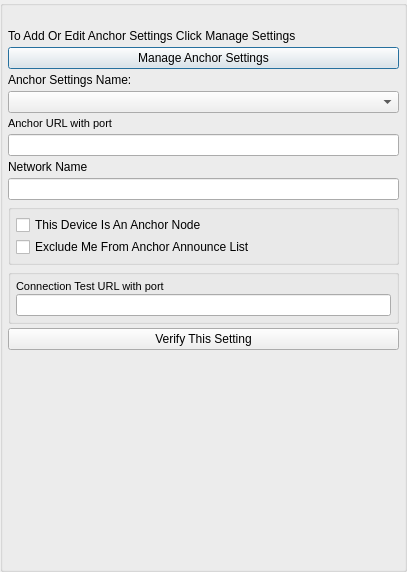
<?xml version="1.0" encoding="UTF-8"?>
<ui version="4.0">
 <class>AnchorSettingsDlg</class>
 <widget class="QDialog" name="AnchorSettingsDlg">
  <property name="geometry">
   <rect>
    <x>0</x>
    <y>0</y>
    <width>407</width>
    <height>572</height>
   </rect>
  </property>
  <property name="windowTitle">
   <string>Network Settings</string>
  </property>
  <layout class="QVBoxLayout" name="verticalLayout">
   <property name="spacing">
    <number>0</number>
   </property>
   <property name="leftMargin">
    <number>0</number>
   </property>
   <property name="topMargin">
    <number>0</number>
   </property>
   <property name="rightMargin">
    <number>0</number>
   </property>
   <property name="bottomMargin">
    <number>0</number>
   </property>
   <item>
    <widget class="TitleBarWidget" name="m_TitleBarWidget" native="true">
     <property name="sizePolicy">
      <sizepolicy hsizetype="Preferred" vsizetype="Minimum">
       <horstretch>0</horstretch>
       <verstretch>0</verstretch>
      </sizepolicy>
     </property>
     <property name="minimumSize">
      <size>
       <width>0</width>
       <height>0</height>
      </size>
     </property>
     <property name="maximumSize">
      <size>
       <width>16777215</width>
       <height>16777215</height>
      </size>
     </property>
    </widget>
   </item>
   <item>
    <widget class="QGroupBox" name="DialogItemsGroupBox">
     <property name="title">
      <string/>
     </property>
     <layout class="QVBoxLayout" name="verticalLayout_3">
      <property name="spacing">
       <number>4</number>
      </property>
      <property name="leftMargin">
       <number>5</number>
      </property>
      <property name="topMargin">
       <number>5</number>
      </property>
      <property name="rightMargin">
       <number>5</number>
      </property>
      <property name="bottomMargin">
       <number>5</number>
      </property>
      <item>
       <widget class="QLabel" name="m_StatusLabel">
        <property name="text">
         <string/>
        </property>
       </widget>
      </item>
      <item>
       <widget class="QLabel" name="m_ManageSettingsLabel">
        <property name="text">
         <string>To Add Or Edit Anchor Settings Click Manage Settings</string>
        </property>
        <property name="wordWrap">
         <bool>true</bool>
        </property>
        <property name="margin">
         <number>2</number>
        </property>
        <property name="indent">
         <number>0</number>
        </property>
       </widget>
      </item>
      <item>
       <widget class="QPushButton" name="m_ManageSettingsButton">
        <property name="text">
         <string>Manage Anchor Settings</string>
        </property>
       </widget>
      </item>
      <item>
       <widget class="QLabel" name="label">
        <property name="text">
         <string>Anchor Settings Name:</string>
        </property>
       </widget>
      </item>
      <item>
       <widget class="QComboBox" name="m_AnchorSettingsNameComboBox">
        <property name="editable">
         <bool>false</bool>
        </property>
        <property name="insertPolicy">
         <enum>QComboBox::InsertAtCurrent</enum>
        </property>
       </widget>
      </item>
      <item>
       <widget class="QLabel" name="m_AnchorUrlLabel">
        <property name="text">
         <string>&lt;!DOCTYPE HTML PUBLIC &quot;-//W3C//DTD HTML 4.0//EN&quot; &quot;http://www.w3.org/TR/REC-html40/strict.dtd&quot;&gt;
&lt;html&gt;&lt;head&gt;&lt;meta name=&quot;qrichtext&quot; content=&quot;1&quot; /&gt;&lt;style type=&quot;text/css&quot;&gt;
p, li { white-space: pre-wrap; }
&lt;/style&gt;&lt;/head&gt;&lt;body style=&quot; font-family:'MS Shell Dlg 2'; font-size:7.8pt; font-weight:400; font-style:normal;&quot;&gt;
&lt;p style=&quot; margin-top:0px; margin-bottom:0px; margin-left:0px; margin-right:0px; -qt-block-indent:0; text-indent:0px;&quot;&gt;&lt;span style=&quot; font-size:8pt;&quot;&gt;Anchor URL with port &lt;/span&gt;&lt;/p&gt;&lt;/body&gt;&lt;/html&gt;</string>
        </property>
       </widget>
      </item>
      <item>
       <widget class="QLineEdit" name="m_AnchorUrlEdit">
        <property name="readOnly">
         <bool>true</bool>
        </property>
       </widget>
      </item>
      <item>
       <widget class="QLabel" name="m_NetworkNameLabel">
        <property name="text">
         <string>Network Name</string>
        </property>
       </widget>
      </item>
      <item>
       <widget class="QLineEdit" name="m_NetworkNameEdit">
        <property name="readOnly">
         <bool>true</bool>
        </property>
       </widget>
      </item>
      <item>
       <widget class="QGroupBox" name="m_BeAnchorGroupBox">
        <layout class="QVBoxLayout" name="verticalLayout_2">
         <property name="spacing">
          <number>2</number>
         </property>
         <property name="leftMargin">
          <number>5</number>
         </property>
         <property name="topMargin">
          <number>5</number>
         </property>
         <property name="rightMargin">
          <number>5</number>
         </property>
         <property name="bottomMargin">
          <number>5</number>
         </property>
         <item>
          <widget class="QCheckBox" name="m_BeAnAnchorCheckBox">
           <property name="enabled">
            <bool>true</bool>
           </property>
           <property name="sizePolicy">
            <sizepolicy hsizetype="Minimum" vsizetype="Preferred">
             <horstretch>0</horstretch>
             <verstretch>0</verstretch>
            </sizepolicy>
           </property>
           <property name="text">
            <string>This Device Is An Anchor Node</string>
           </property>
          </widget>
         </item>
         <item>
          <widget class="QCheckBox" name="m_ExcludeMeFromAnchorListCheckBox">
           <property name="text">
            <string>Exclude Me From Anchor Announce List</string>
           </property>
          </widget>
         </item>
        </layout>
       </widget>
      </item>
      <item>
       <widget class="QGroupBox" name="groupBox">
        <layout class="QVBoxLayout" name="WirelessIpLayout">
         <property name="spacing">
          <number>1</number>
         </property>
         <property name="leftMargin">
          <number>5</number>
         </property>
         <property name="topMargin">
          <number>5</number>
         </property>
         <property name="rightMargin">
          <number>5</number>
         </property>
         <property name="bottomMargin">
          <number>5</number>
         </property>
         <item>
          <widget class="QLabel" name="m_ConnectionTestUrlLabel">
           <property name="text">
            <string>&lt;!DOCTYPE HTML PUBLIC &quot;-//W3C//DTD HTML 4.0//EN&quot; &quot;http://www.w3.org/TR/REC-html40/strict.dtd&quot;&gt;
&lt;html&gt;&lt;head&gt;&lt;meta name=&quot;qrichtext&quot; content=&quot;1&quot; /&gt;&lt;style type=&quot;text/css&quot;&gt;
p, li { white-space: pre-wrap; }
&lt;/style&gt;&lt;/head&gt;&lt;body style=&quot; font-family:'MS Shell Dlg 2'; font-size:7.8pt; font-weight:400; font-style:normal;&quot;&gt;
&lt;p style=&quot; margin-top:0px; margin-bottom:0px; margin-left:0px; margin-right:0px; -qt-block-indent:0; text-indent:0px;&quot;&gt;&lt;span style=&quot; font-size:8pt;&quot;&gt;Connection Test URL with port&lt;/span&gt;&lt;/p&gt;&lt;/body&gt;&lt;/html&gt;</string>
           </property>
           <property name="wordWrap">
            <bool>true</bool>
           </property>
           <property name="margin">
            <number>2</number>
           </property>
           <property name="indent">
            <number>0</number>
           </property>
          </widget>
         </item>
         <item>
          <widget class="QLineEdit" name="m_ConnectionTestUrlEdit">
           <property name="readOnly">
            <bool>true</bool>
           </property>
          </widget>
         </item>
        </layout>
       </widget>
      </item>
      <item>
       <widget class="QPushButton" name="m_VerifySettingsButton">
        <property name="text">
         <string>Verify This Setting</string>
        </property>
       </widget>
      </item>
      <item>
       <spacer name="verticalSpacer_2">
        <property name="orientation">
         <enum>Qt::Vertical</enum>
        </property>
        <property name="sizeHint" stdset="0">
         <size>
          <width>20</width>
          <height>40</height>
         </size>
        </property>
       </spacer>
      </item>
     </layout>
    </widget>
   </item>
   <item>
    <widget class="BottomBarWidget" name="m_BottomBarWidget" native="true">
     <property name="sizePolicy">
      <sizepolicy hsizetype="Expanding" vsizetype="Minimum">
       <horstretch>0</horstretch>
       <verstretch>0</verstretch>
      </sizepolicy>
     </property>
     <property name="minimumSize">
      <size>
       <width>30</width>
       <height>0</height>
      </size>
     </property>
     <property name="autoFillBackground">
      <bool>true</bool>
     </property>
    </widget>
   </item>
  </layout>
 </widget>
 <customwidgets>
  <customwidget>
   <class>TitleBarWidget</class>
   <extends>QWidget</extends>
   <header>TitleBarWidget.h</header>
   <container>1</container>
  </customwidget>
  <customwidget>
   <class>BottomBarWidget</class>
   <extends>QWidget</extends>
   <header location="global">BottomBarWidget.h</header>
   <container>1</container>
  </customwidget>
 </customwidgets>
 <resources/>
 <connections/>
</ui>
